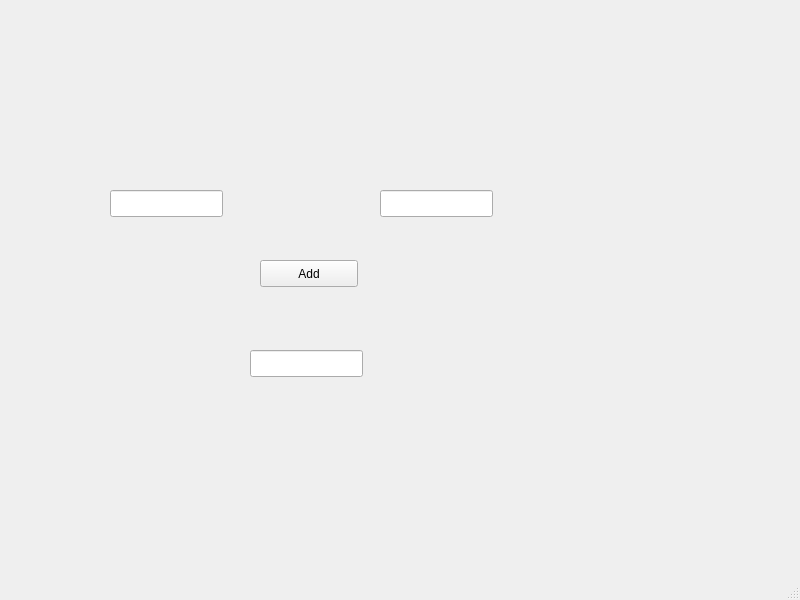
<?xml version="1.0" encoding="UTF-8"?>
<ui version="4.0">
 <class>MainWindow</class>
 <widget class="QMainWindow" name="MainWindow">
  <property name="geometry">
   <rect>
    <x>0</x>
    <y>0</y>
    <width>800</width>
    <height>600</height>
   </rect>
  </property>
  <property name="windowTitle">
   <string>MainWindow</string>
  </property>
  <widget class="QWidget" name="centralwidget">
   <widget class="QLineEdit" name="lineEdit">
    <property name="geometry">
     <rect>
      <x>110</x>
      <y>190</y>
      <width>113</width>
      <height>27</height>
     </rect>
    </property>
   </widget>
   <widget class="QLineEdit" name="lineEdit_2">
    <property name="geometry">
     <rect>
      <x>380</x>
      <y>190</y>
      <width>113</width>
      <height>27</height>
     </rect>
    </property>
   </widget>
   <widget class="QLineEdit" name="lineEdit_3">
    <property name="geometry">
     <rect>
      <x>250</x>
      <y>350</y>
      <width>113</width>
      <height>27</height>
     </rect>
    </property>
   </widget>
   <widget class="QPushButton" name="pushButton">
    <property name="geometry">
     <rect>
      <x>260</x>
      <y>260</y>
      <width>98</width>
      <height>27</height>
     </rect>
    </property>
    <property name="text">
     <string>Add</string>
    </property>
   </widget>
  </widget>
  <widget class="QMenuBar" name="menubar">
   <property name="geometry">
    <rect>
     <x>0</x>
     <y>0</y>
     <width>800</width>
     <height>25</height>
    </rect>
   </property>
  </widget>
  <widget class="QStatusBar" name="statusbar"/>
 </widget>
 <resources/>
 <connections/>
</ui>
